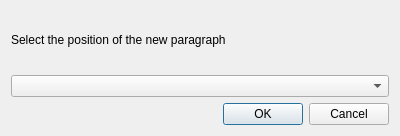
<?xml version="1.0" encoding="UTF-8"?>
<ui version="4.0">
 <class>Dialog_Paragraph</class>
 <widget class="QDialog" name="Dialog_Paragraph">
  <property name="geometry">
   <rect>
    <x>0</x>
    <y>0</y>
    <width>400</width>
    <height>136</height>
   </rect>
  </property>
  <property name="minimumSize">
   <size>
    <width>400</width>
    <height>136</height>
   </size>
  </property>
  <property name="maximumSize">
   <size>
    <width>400</width>
    <height>136</height>
   </size>
  </property>
  <property name="windowTitle">
   <string>LaTeX Office Writer</string>
  </property>
  <layout class="QGridLayout" name="gridLayout">
   <item row="0" column="0">
    <widget class="QLabel" name="labelPosition">
     <property name="text">
      <string>Select the position of the new paragraph</string>
     </property>
    </widget>
   </item>
   <item row="1" column="0">
    <widget class="QComboBox" name="comboBoxDocumentStructure"/>
   </item>
   <item row="2" column="0">
    <widget class="QDialogButtonBox" name="buttonBox">
     <property name="orientation">
      <enum>Qt::Horizontal</enum>
     </property>
     <property name="standardButtons">
      <set>QDialogButtonBox::Cancel|QDialogButtonBox::Ok</set>
     </property>
    </widget>
   </item>
  </layout>
 </widget>
 <resources/>
 <connections>
  <connection>
   <sender>buttonBox</sender>
   <signal>accepted()</signal>
   <receiver>Dialog_Paragraph</receiver>
   <slot>accept()</slot>
   <hints>
    <hint type="sourcelabel">
     <x>248</x>
     <y>254</y>
    </hint>
    <hint type="destinationlabel">
     <x>157</x>
     <y>274</y>
    </hint>
   </hints>
  </connection>
  <connection>
   <sender>buttonBox</sender>
   <signal>rejected()</signal>
   <receiver>Dialog_Paragraph</receiver>
   <slot>reject()</slot>
   <hints>
    <hint type="sourcelabel">
     <x>316</x>
     <y>260</y>
    </hint>
    <hint type="destinationlabel">
     <x>286</x>
     <y>274</y>
    </hint>
   </hints>
  </connection>
 </connections>
</ui>
